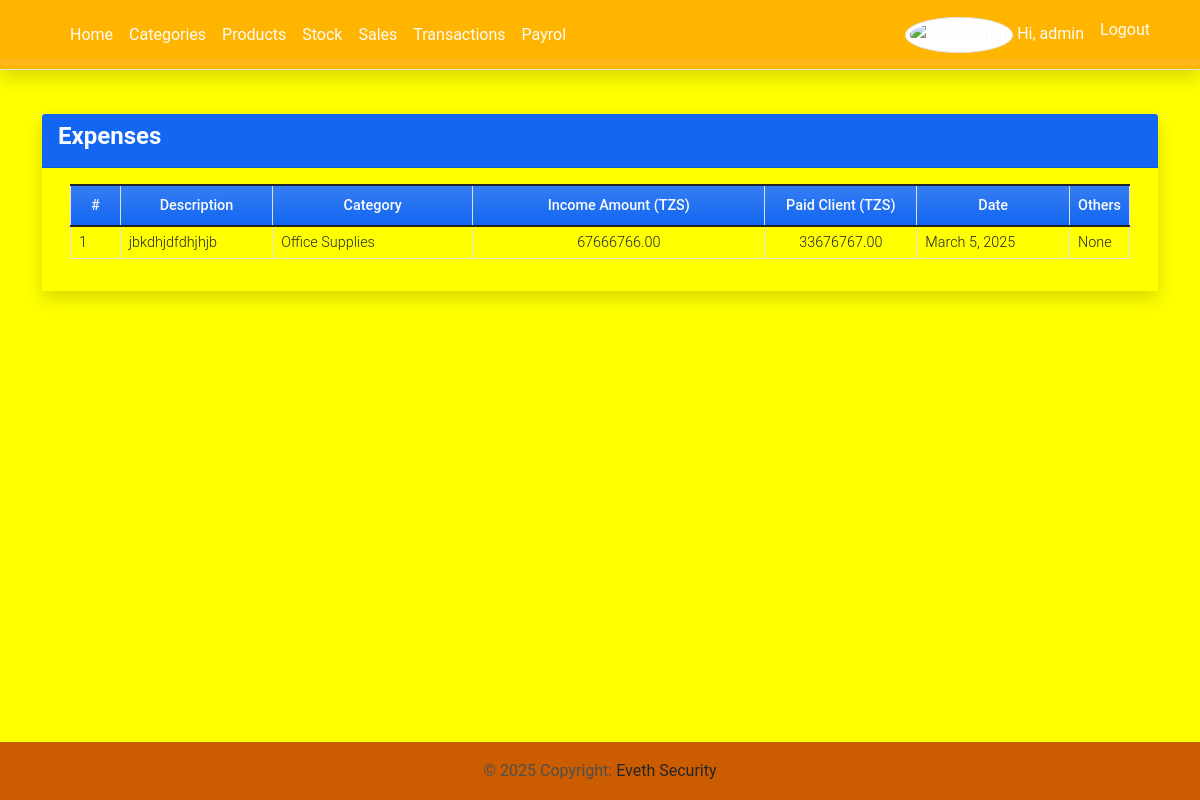
/expenditure (signed in), run on an earlier commit of the app's database.
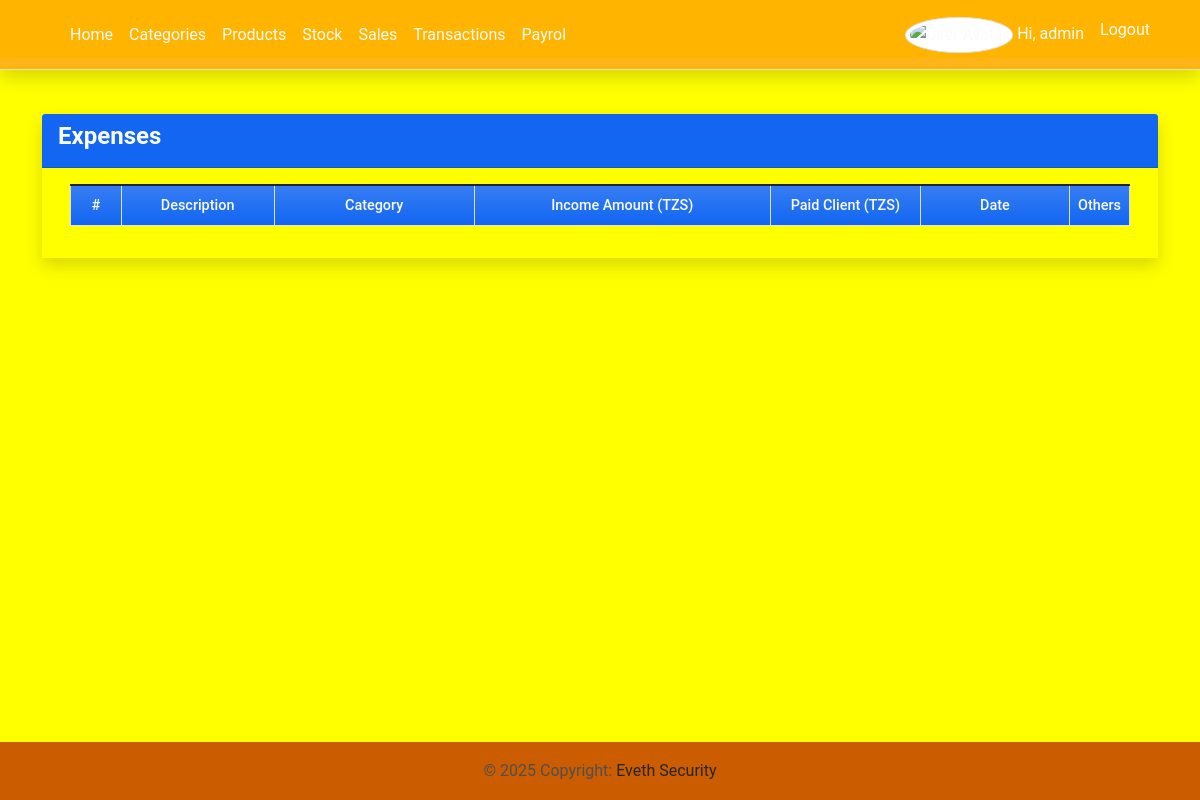
And on a later commit of the database.
### imsApp/models.py (models this page shows, shortened)
class Expenditure(models.Model):
    CATEGORY_CHOICES = [
        ('salary', 'Salary Payment'),
        ('rent', 'Office Rent'),
        ('utilities', 'Utilities (Water, Electricity, Internet)'),
        ('supplies', 'Office Supplies'),
        ('transport', 'Transport & Fuel'),
        ('marketing', 'Marketing & Advertising'),
        ('others', 'Other Expenses'),
    ]
    description = models.CharField(max_length=255)  # Short description of the expense
    category = models.CharField(max_length=20, choices=CATEGORY_CHOICES, default='others')  # Expense category
    income_amount = models.DecimalField(max_digits=10, decimal_places=2)  # Expense amount
    paid_client = models.DecimalField(max_digits=10, decimal_places=2)
    date_spent = models.DateField(auto_now_add=True)  # Date of expenditure
    created_at = models.DateTimeField(auto_now_add=True)  # Record creation time
    updated_at = models.DateTimeField(auto_now=True)  # Last updated time

### imsApp/views.py (the view)
# urls.py: path('expenditure',views.expenditure_list,name='expenditure_list'),
def expenditure_list(request):
    expenses = Expenditure.objects.all()
    return render(request, 'expenditure_list.html', {'expenses': expenses})

### imsApp/templates/expenditure_list.html (shortened to what this page needs)
{% extends 'base.html' %} {% block pageContent %}
<div class="col-lg-12 col-md-12 col-sm-12 col-xs-12">
    <div class="card card-default rounded-0 shadow ">
        <div class="card-header bg-primary">
            <div class="d-flex w-100 align-items-center justify-content-between">
                <h4 class="card-title fw-bold text-light">Expenses</h4>
            </div>
        </div>
        <div class="card-body" style="background-color: yellow;">
            <div class="container-fluid">
                <table class="table table-bordered" id="category-list">
                    <colgroup>
                        <col width="5%">
                        <col width="15%">
                        <col width="20%">
                        <col width="30%">
                        <col width="15%">
                        <col width="15%">
                    </colgroup>
                    <thead>
                        <tr class="bg-gradient bg-primary bg-opacity-50 text-light">
                            <th class="px-2 py-2 text-center">#</th>
                            <th class="px-2 py-2 text-center">Description</th>
                            <th class="px-2 py-2 text-center">Category</th>
                            <th class="px-2 py-2 text-center">Income Amount (TZS)</th>
                            <th class="px-2 py-2 text-center">Paid Client (TZS)</th>
                            <th class="px-2 py-2 text-center">Date</th>
                            <th class="px-2 py-2 text-center">Others</th>
                        </tr>
                    </thead>
                    <tbody>
                        {% for expense in expenses %}
                        <tr>
                            <td class="px-2 py-1 align-middle">{{ forloop.counter }}</td>
                            <td class="px-2 py-1 align-middle">{{ expense.description }}</td>
                            <td class="px-2 py-1 align-middle">
                                <p class="m-0 text-truncate">{{ expense.get_category_display }}</p>
                            </td>
                            <td class="px-2 py-1 align-middle">
                                <p class="m-0 text-center">{{ expense.income_amount }}</p>
                            </td>
                            <td class="px-2 py-1 align-middle">
                                <p class="m-0 text-center">{{ expense.paid_client }}</p>
                            </td>
                            <td class="px-2 py-1 align-middle">
                                <p class="m-0 text-truncate">{{ expense.date_spent }}</p>
                            </td>
                            <td class="px-2 py-1 align-middle">
                                <p class="m-0 text-truncate">None</p>
                            </td>
                        </tr>
                        {% endfor %}
                    </tbody>
                </table>
            </div>
        </div>
    </div>
</div>
{% endblock pageContent %}

What changed in the data, as far as the page shows it:
removed Expenditure: description "jbkdhjdfdhjhjb", category "Office Supplies", income_amount "67666766.00", paid_client "33676767.00", date_spent "March 5, 2025"
